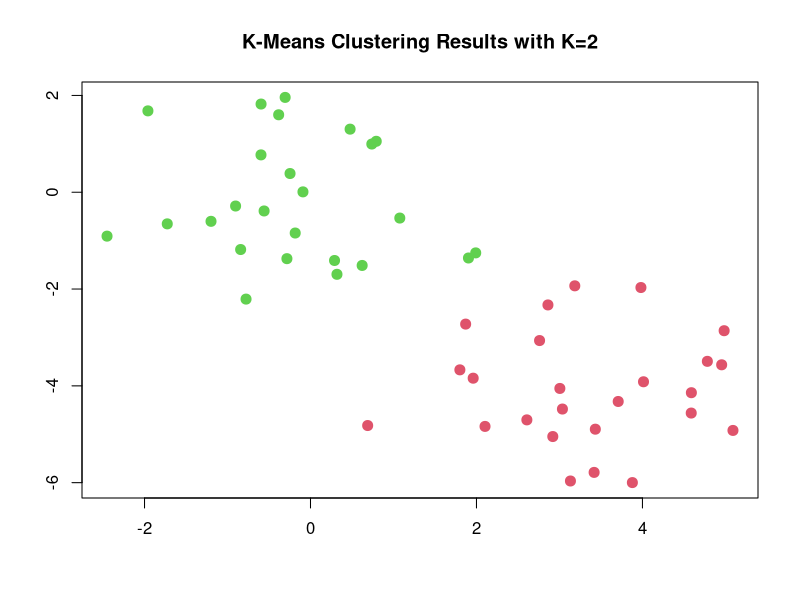
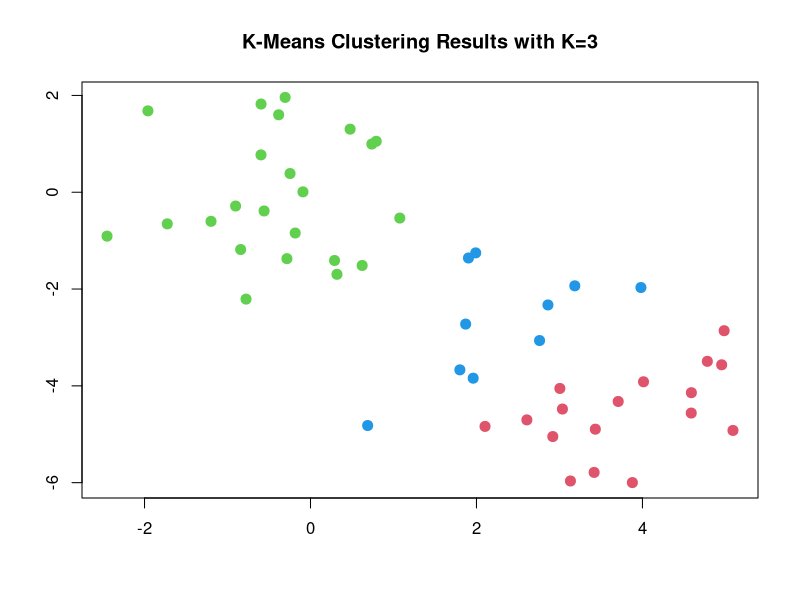
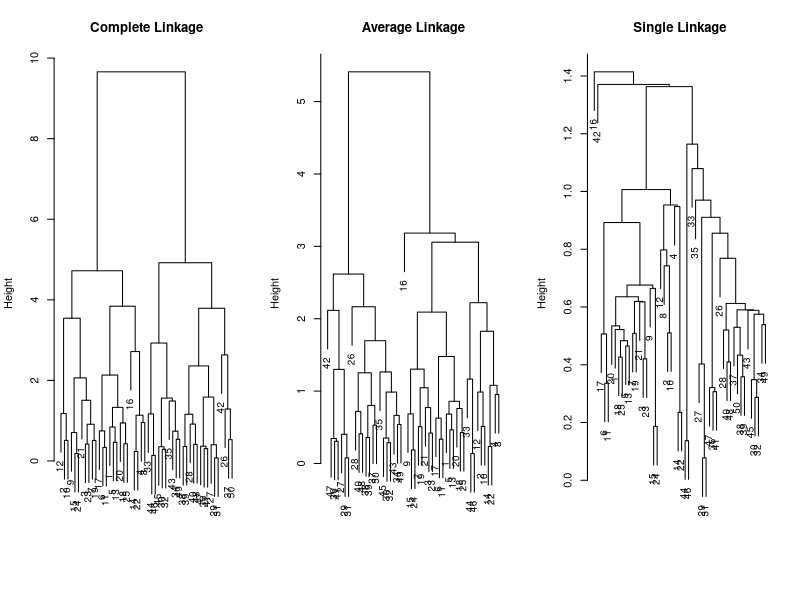
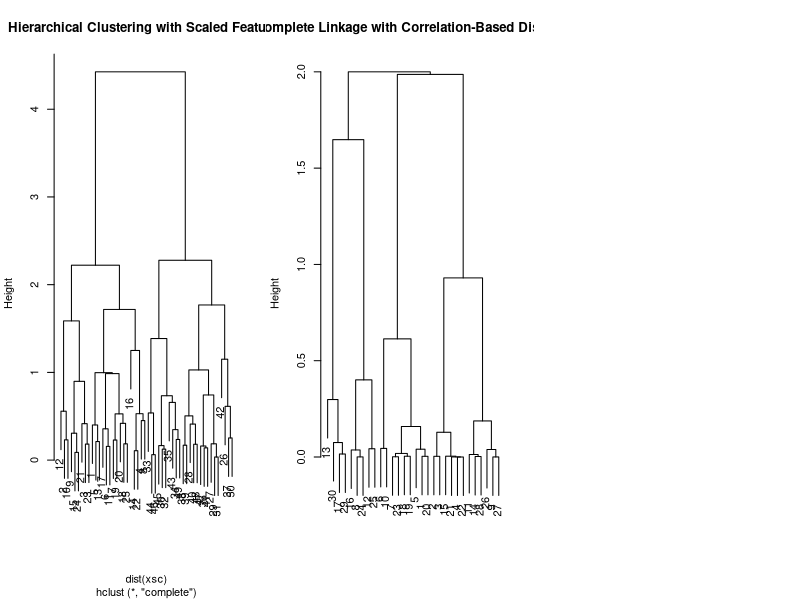

Recreate these plots in R, in order.
## ---- chunk 1
knitr::opts_chunk$set(echo = TRUE)
rm(list=ls())

## ---- chunk 2
set.seed(2)
# Create a 50 x 2 matrix using a random normal distribution
x=matrix(rnorm(50*2), ncol=2) 
# take the first 25 vlaues of the first column and add three 
x[1:25,1]=x[1:25,1]+3
# take the first 25 vlaues of the first column and subtract four
x[1:25,2]=x[1:25,2]-4

## ---- chunk 3
km.out=kmeans(x,2,nstart=20)
km.out$cluster

## ---- chunk 4
plot(x, col=(km.out$cluster+1), main="K-Means Clustering Results with K=2", xlab="", ylab="", pch=20, cex=2)

## ---- chunk 5
set.seed(4)
km.out=kmeans(x,3,nstart=20)
km.out
## ---- chunk 6
plot(x, col=(km.out$cluster+1), main="K-Means Clustering Results with K=3", xlab="", ylab="", pch=20, cex=2)
## ---- chunk 7
set.seed(21)
km.out=kmeans(x,3,nstart=1)
km.out$tot.withinss
km.out=kmeans(x,3,nstart=20)
km.out$tot.withinss
## ---- chunk 8
hc.complete=hclust(dist(x), method="complete") # computes all pairwise dissimilarities and records the largest 
hc.average=hclust(dist(x), method="average") # computes all pairwise dissimilarities and records the average 
hc.single=hclust(dist(x), method="single")# computes all pairwise dissimilarities and records the smallest
par(mfrow=c(1,3))
plot(hc.complete,main="Complete Linkage", xlab="", sub="", cex=.9)
plot(hc.average, main="Average Linkage", xlab="", sub="", cex=.9)
plot(hc.single, main="Single Linkage", xlab="", sub="", cex=.9)

## ---- chunk 9
cutree(hc.complete, 2)
cutree(hc.average, 2)
cutree(hc.single, 2)
cutree(hc.single, 4)
## ---- chunk 10
xsc=scale(x)
plot(hclust(dist(xsc), method="complete"), main="Hierarchical Clustering with Scaled Features")


## ---- chunk 11
x=matrix(rnorm(30*3), ncol=3)
dd=as.dist(1-cor(t(x)))
plot(hclust(dd, method="complete"), main="Complete Linkage with Correlation-Based Distance", xlab="", sub="")

